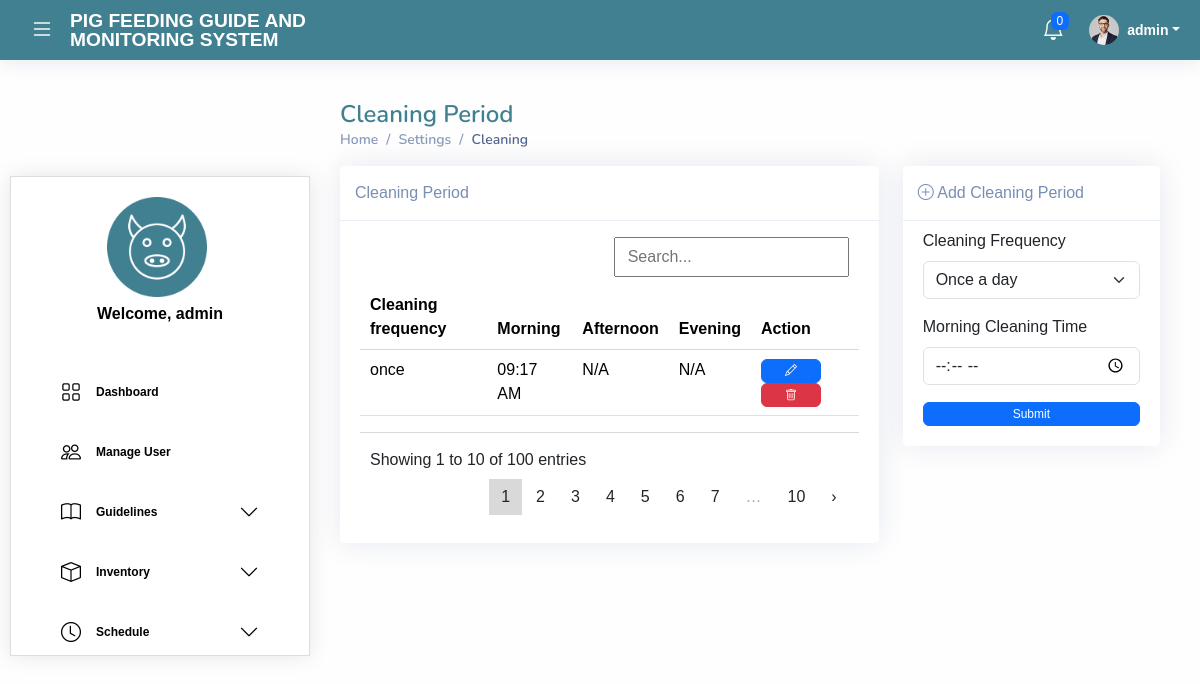
The page /settings/cleaningPeriod.php (signed in) on the database as committed earlier.
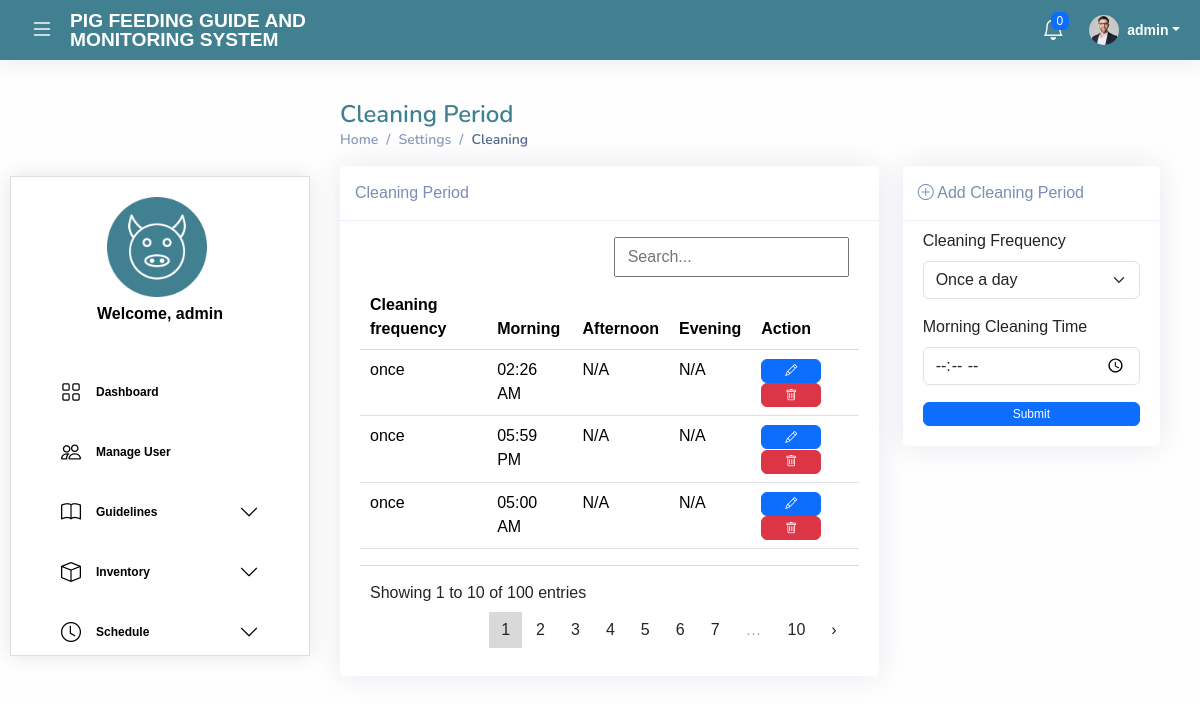
The same page on the database as committed later.
### tables this page shows
CREATE TABLE `cleaning_period` (
  `cleaning_id` int(11) NOT NULL,
  `cleaning_frequency` enum('once','twice','thrice','custom') NOT NULL,
  `morning_cleaning_time` time DEFAULT NULL,
  `noon_cleaning_time` time DEFAULT NULL,
  `evening_cleaning_time` time DEFAULT NULL,
  `created_at` timestamp NOT NULL DEFAULT current_timestamp(),
  `updated_at` timestamp NOT NULL DEFAULT current_timestamp() ON UPDATE current_timestamp()
);

### core/config.php (called while the page is built)
<?php
return [
    'database' => [
        'host' => 'localhost',
        'dbname' => 'pgms',
        'username' => 'root',
        'password' => '',
        'charset' => 'utf8mb4'
    ],
];

### core/Database.php (called while the page is built, shortened)
<?php
class Database
{
    private $pdo;
    public function __construct()
    {
        $config = require 'config.php';
        $db = $config['database'];
        $dsn = "mysql:host={$db['host']};dbname={$db['dbname']};charset={$db['charset']}";
        try {
            $this->pdo = new PDO($dsn, $db['username'], $db['password']);
            $this->pdo->setAttribute(PDO::ATTR_ERRMODE, PDO::ERRMODE_EXCEPTION);
            $this->pdo->setAttribute(PDO::ATTR_DEFAULT_FETCH_MODE, PDO::FETCH_ASSOC);
        } catch (PDOException $e) {
            die('Connection failed: ' . $e->getMessage());
        }
    }
    public function getConnection()
    {
        return $this->pdo;
    }
}

### core/settingsController.php (called while the page is built, shortened)
<?php
require_once 'Database.php';
class settingsController
{
    private $db;
    public function __construct()
    {
        $database = new Database();
        $this->db = $database->getConnection();
    }
    public function getCleaningPeriod()
    {
        $query = "SELECT * FROM cleaning_period";
        $stmt = $this->db->prepare($query);
        $stmt->execute();
        return $stmt->fetchAll();
    }
}

### settings/cleaningPeriod.php (the view, shortened to what the rows shown need)
<?php
require_once '../core/Database.php';
require_once '../core/settingsController.php';
$cleanings = (new settingsController())->getCleaningPeriod();
?>
<!DOCTYPE html>
<html lang="en">
<head>
    <link href="../assets/vendor/bootstrap/css/bootstrap.min.css" rel="stylesheet">
    <link href="../assets/vendor/bootstrap-icons/bootstrap-icons.css" rel="stylesheet">
    <link href="../assets/vendor/boxicons/css/boxicons.min.css" rel="stylesheet">
    <link href="../assets/vendor/quill/quill.snow.css" rel="stylesheet">
    <link href="../assets/vendor/quill/quill.bubble.css" rel="stylesheet">
    <link href="../assets/vendor/remixicon/remixicon.css" rel="stylesheet">
    <link href="../assets/vendor/simple-datatables/style.css" rel="stylesheet">
    <link href="../assets/css/global.css" rel="stylesheet">
</head>
<body>
    <main id="main" class="main" style="margin-top: 100px;">
        <div class="pagetitle">
            <h1>Cleaning Period</h1>
        </div>
        <section class="section">
            <div class="row">
                <div class="col-lg-8">
                    <div class="card">
                        <div class="card-body">
                            <div class="datatable-wrapper datatable-loading no-footer sortable searchable fixed-columns">
                                <div class="datatable-container">
                                    <table class="table datatable datatable-table">
                                        <thead>
                                            <tr>
                                                <th data-sortable="true">Cleaning frequency</th>
                                                <th data-sortable="true">Morning</th>
                                                <th data-sortable="true">Afternoon</th>
                                                <th data-sortable="true">Evening</th>
                                                <th data-sortable="true">Action</th>
                                            </tr>
                                        </thead>
                                        <tbody>
                                            <?php if (!empty($cleanings)) : ?>
                                                <?php foreach ($cleanings as $cleaning) : ?>
                                                    <tr>
                                                        <td><?= $cleaning['cleaning_frequency'] ?></td>
                                                        <td>
                                                            <?= !empty($cleaning['morning_cleaning_time']) ? date('h:i A', strtotime($cleaning['morning_cleaning_time'])) : 'N/A'; ?>
                                                        </td>
                                                        <td>
                                                            <?= !empty($cleaning['noon_cleaning_time']) ? date('h:i A', strtotime($cleaning['noon_cleaning_time'])) : 'N/A'; ?>
                                                        </td>
                                                        <td>
                                                            <?= !empty($cleaning['evening_cleaning_time']) ? date('h:i A', strtotime($cleaning['evening_cleaning_time'])) : 'N/A'; ?>
                                                        </td>
                                                        <td>
                                                            <button class="btn btn-primary editBtn"
                                                                data-id="<?= $cleaning['cleaning_id'] ?>"
                                                                data-frequency="<?= $cleaning['cleaning_frequency'] ?>"
                                                                data-morning="<?= $cleaning['morning_cleaning_time'] ?>"
                                                                data-noon="<?= $cleaning['noon_cleaning_time'] ?>"
                                                                data-evening="<?= $cleaning['evening_cleaning_time'] ?>"
                                                                data-bs-toggle="modal"
                                                                data-bs-target="#editModal">
                                                                <i class="bi bi-pencil"></i>
                                                            </button>
                                                            <button class="btn btn-danger deleteBtn" data-id="<?= $cleaning['cleaning_id'] ?>" data-bs-toggle="modal" data-bs-target="#deleteModal">
                                                                <i class="bi bi-trash"></i>
                                                            </button>
                                                        </td>
                                                    </tr>
                                                <?php endforeach; ?>
                                            <?php else: ?>
                                                <tr>
                                                    <td colspan="5">No Cleaning Period found.</td>
                                                </tr>
                                            <?php endif; ?>
                                        </tbody>
                                    </table>
                                </div>
                            </div>
                        </div>
                    </div>
                </div>
            </div>
        </section>
    </main>
</body>
</html>

Rows that differ between the two databases and show on the page:
removed cleaning_period: cleaning_frequency "once", morning_cleaning_time "09:17 AM", shows "N/A"
added cleaning_period: cleaning_frequency "once", morning_cleaning_time "02:26 AM", shows "N/A"
added cleaning_period: cleaning_frequency "once", morning_cleaning_time "05:59 PM", shows "N/A"
added cleaning_period: cleaning_frequency "once", morning_cleaning_time "05:00 AM", shows "N/A"
